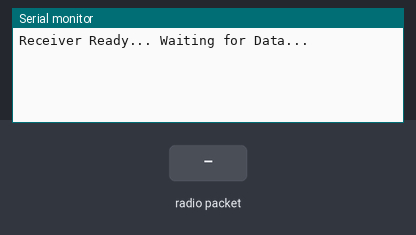
Simulated run of this sketch. Board: ESP8266 (NodeMCU). On the bench: the last lines printed to the serial monitor. Inputs (shaded band) come from the test bench.

Above: at 1.2 s.
1.3 s: radio packet "1" arrives
At 2.5 s:
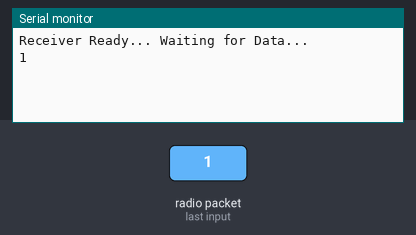
2.8 s: radio packet "0" arrives
At 3.8 s:
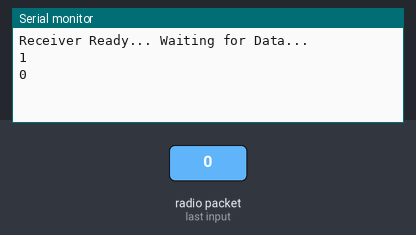
4.3 s: radio packet "2" arrives
At 4.9 s:
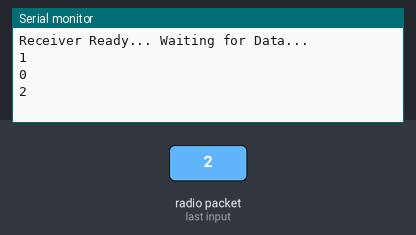

The sketch:

Nodemcu_Reciver_code.ino
```cpp
#include <ESP8266WiFi.h>                                                             //pin Connection(ESP8266-->USB Serial port)
#include <espnow.h>                                                                  //3v->VCC
                                                                                     //Gnd->Gnd
String receivedMessage = "";                                                         //Rx->TX
bool newMessage = false;                                                             //TX->RX

void onReceive(uint8_t *mac, uint8_t *data, uint8_t len) {
  receivedMessage = "";
  for (int i = 0; i < len; i++) {
    receivedMessage += (char)data[i];
  }

  if (receivedMessage.length() > 0) {
    newMessage = true;
  }
}

void setup() {
  Serial.begin(9600);

  WiFi.mode(WIFI_STA);
  WiFi.disconnect();

  if (esp_now_init() != 0) {
    Serial.println("ESP-NOW Init Failed!");
    ESP.restart();
  }

  esp_now_set_self_role(ESP_NOW_ROLE_SLAVE);
  esp_now_register_recv_cb(onReceive);

  Serial.println("Receiver Ready... Waiting for Data...\n");
}

void loop() {
  if (newMessage) {
    Serial.println(receivedMessage); // print exactly same format
    Serial.println();                 // blank line to match Arduino
    delay(400);                       // visible slow delay
    newMessage = false;
  }
}
```

Measured:
- after the input at 1.3 s, the serial monitor: prints a new line at once (image 1)
- after the input at 2.8 s, the serial monitor: prints a new line at once (image 2)
- after the input at 4.3 s, the serial monitor: prints a new line at once (image 3)
